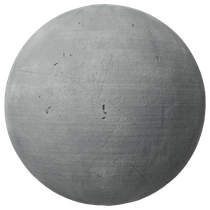
#> input picture tools/art/cc0/incoming/ambientcg-Concrete015/Concrete015.png, 210 x 210 px, shrunk from 512 x 512 before the run
$ python -i flatten_doc_previews.py   (imports and definitions only)
#> lines starting #> are read from the running program, lines starting #| are printed output that depends on the picture
#!/usr/bin/env python3
"""Flatten RGBA doc previews onto lane backdrops for human viewing / Unity RGB.

Corner pinning (packet34 sign PR):
- After RGB flatten, set a 3px inset on all four corners to the flatten backdrop RGB.
- Applies to every ``docs/art/previews/*.png`` that is RGB-flattened.
- Exemptions (never flattened, never pinned): ``tex-*`` swatch PNGs, ``*.tile2x2.png``,
  and ``*.mask.png`` companion files.
"""
from __future__ import annotations

import sys
from pathlib import Path

REPO = Path(__file__).resolve().parents[2]
PREVIEW = REPO / "docs" / "art" / "previews"

STUDIO_BG = (150, 150, 150)
HUD_BG = (128, 128, 133)
CORNER_INSET_PX = 3

# Documented exemptions: not passed through flatten / corner pin.
EXEMPT_STEM_PREFIX = ("tex-",)
EXEMPT_STEM_SUFFIX = (".tile2x2",)
EXEMPT_NAME_SUFFIX = (".mask.png",)


# [24 lines left out: functions is_flatten_candidate, studio_preview_stem, not called in this run]


def hud_preview_stem(stem: str) -> bool:
    return stem.startswith(("icon-", "panel-", "hud-"))


# [32 lines left out: functions backdrop_grid_points, pin_flattened_corners, flatten_sign_mask, not called in this run]


def flatten(path: Path, bg: tuple[int, int, int], *, pin_corners: bool = True) -> None:
#> called with bg = (150, 150, 150), pin_corners = False
    from PIL import Image

    im = Image.open(path).convert("RGBA")
#> im is the input picture: PIL image 210x210 RGBA; mean R, G, B, A 96.8, 99.3, 98.8, 184.4
    plate = Image.new("RGB", im.size, bg)
#> plate: PIL image 210x210 RGB; every value is 150
    plate.paste(im, mask=im.split()[3])
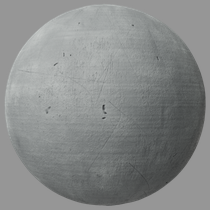
#> plate: PIL image 210x210 RGB; mean R, G, B 135.4, 137.9, 137.4
    plate.save(path, format="PNG")
    if pin_corners:
        pin_flattened_corners(path, bg, inset=CORNER_INSET_PX)


def flatten_sign_rgb(path: Path, bg: tuple[int, int, int] = STUDIO_BG) -> None:
    """Sign studio preview: composite transparent render over exact backdrop (no painted border)."""
    flatten(path, bg, pin_corners=False)


# [19 lines left out: functions process_preview, main, not called in this run]


# [2 lines not run here, left out]

>>> result = flatten_sign_rgb('cc0/incoming/ambientcg-Concrete015/Concrete015.png')

$ run again, on tools/art/cc0/incoming/kenney-city-kit-suburban/Previews/building-type-b.png
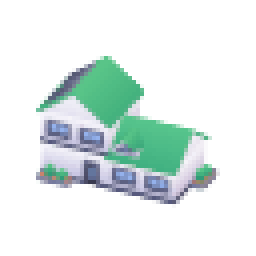
#> input picture tools/art/cc0/incoming/kenney-city-kit-suburban/Previews/building-type-b.png, 64 x 64 px (shown 4 times larger)
#> in flatten, im is the input picture: PIL image 64x64 RGBA; mean R, G, B, A 87.1, 129.1, 100.1, 63.1
#> in flatten, `plate.paste(im, mask=im.split()[3])`:
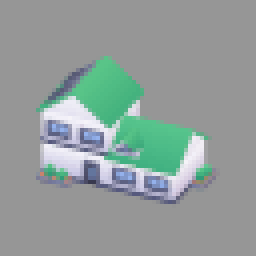
#> plate: PIL image 64x64 RGB (shown 4 times larger); mean R, G, B 145.9, 157.2, 154.7

$ run again, on tools/art/cc0/incoming/kenney-city-kit-suburban/Previews/building-type-c.png
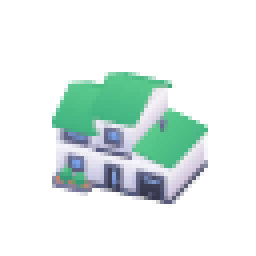
#> input picture tools/art/cc0/incoming/kenney-city-kit-suburban/Previews/building-type-c.png, 64 x 64 px (shown 4 times larger)
#> in flatten, im is the input picture: PIL image 64x64 RGBA; mean R, G, B, A 85.2, 128.5, 98, 60.1
#> in flatten, `plate.paste(im, mask=im.split()[3])`:
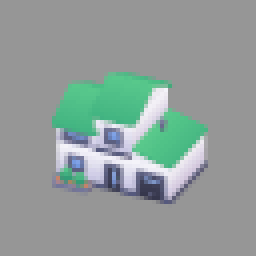
#> plate: PIL image 64x64 RGB (shown 4 times larger); mean R, G, B 145.2, 157.2, 153.8
